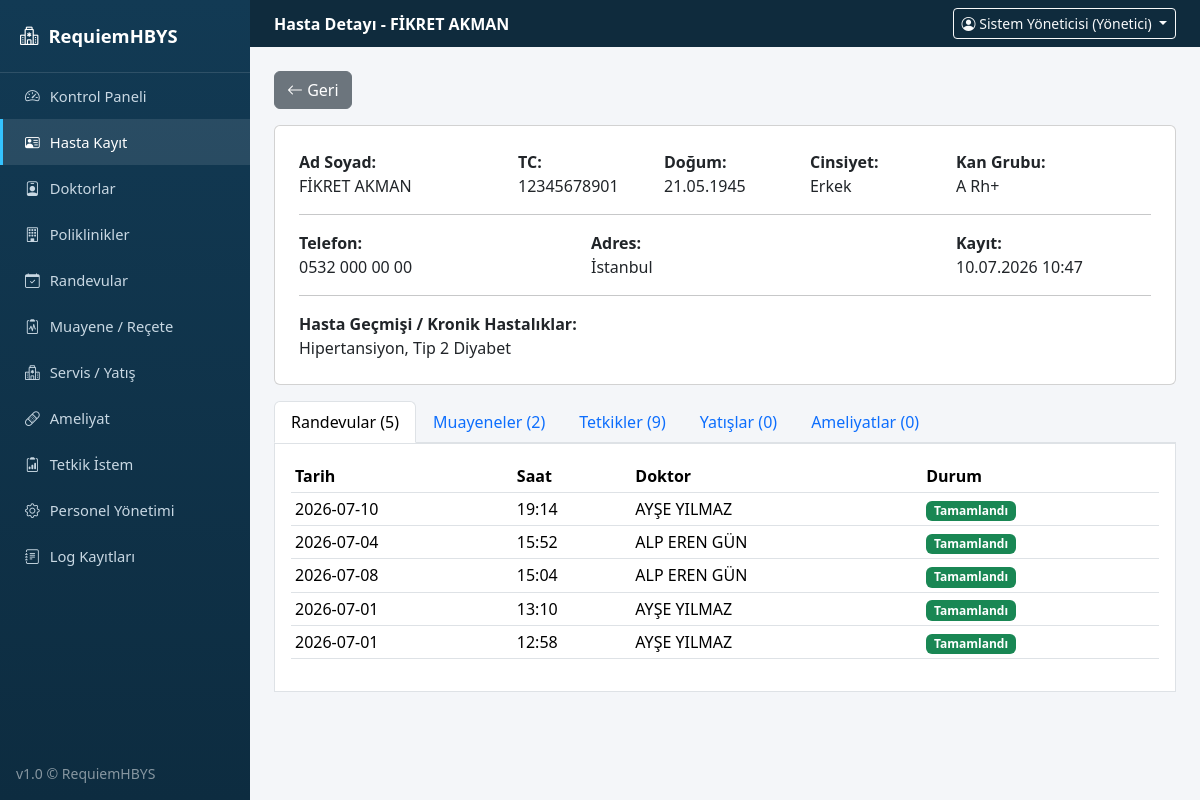
The page /hastalar/1/detay (signed in) on the database its author committed.
### tables this page shows
CREATE TABLE hastalar (
            id INTEGER PRIMARY KEY AUTOINCREMENT,
            ad_soyad TEXT NOT NULL,
            tc TEXT,
            dogum_tarihi TEXT,
            cinsiyet TEXT,
            kan_grubu TEXT,
            telefon TEXT,
            adres TEXT,
            acil_ad TEXT,
            acil_tel TEXT,
            gecmis TEXT,
            kayit_tarihi TEXT
        );

CREATE TABLE randevular (
            id INTEGER PRIMARY KEY AUTOINCREMENT,
            hasta_id INTEGER,
            doktor_id INTEGER,
            tarih TEXT,
            saat TEXT,
            durum TEXT
        );

CREATE TABLE doktorlar (
            id INTEGER PRIMARY KEY AUTOINCREMENT,
            ad_soyad TEXT NOT NULL,
            uzmanlik TEXT,
            poliklinik TEXT,
            uygunluk TEXT
        );

### app.py (the view)
@app.route("/hastalar/<int:hid>/detay")
@login_required
@modul_gerekli("hasta")
def hasta_detay(hid):
    hasta = db.hasta_getir_tek(hid)
    if not hasta:
        flash("Hasta bulunamadı.", "danger")
        return redirect(url_for("hastalar"))
    return render_template("hasta_detay.html", hasta=hasta,
                           randevular=db.hasta_randevulari_getir(hid),
                           muayeneler=db.hasta_muayeneleri_getir(hid),
                           tetkikler=db.hasta_tetkikleri_getir(hid),
                           yatislar=db.hasta_yatislari_getir(hid),
                           ameliyatlar=db.hasta_ameliyatlari_getir(hid))

### app.py (called while the page is built)
def login_required(f):
    @wraps(f)
    def wrapper(*args, **kwargs):
        if "user_id" not in session:
            flash("Lütfen giriş yapın.", "warning")
            return redirect(url_for("login"))
        return f(*args, **kwargs)
    return wrapper

def modul_gerekli(modul):
    def decorator(f):
        @wraps(f)
        def wrapper(*args, **kwargs):
            rol = session.get("rol")
            izinli = ROL_MODUL_YETKILERI.get(rol, set())
            if modul not in izinli:
                db.log_ekle(session.get("ad"), rol, "YETKİ", "ERİŞİM_RED",
                            f"'{modul}' modülüne yetkisiz erişim denemesi ({request.path}).", "Başarısız")
                flash("Bu sayfa için yetkiniz bulunmuyor.", "danger")
                return redirect(url_for("dashboard"))
            return f(*args, **kwargs)
        return wrapper
    return decorator

@app.context_processor
def inject_globals():
    def modul_yetkili(modul):
        return modul in ROL_MODUL_YETKILERI.get(session.get("rol"), set())
    return {"simdi": datetime.now().strftime("%d.%m.%Y %H:%M"), "modul_yetkili": modul_yetkili}

### database.py (called while the page is built)
    def sorgula(self, sql, params=()):
        cur = self.conn.cursor()
        cur.execute(sql, params)
        return [dict(r) for r in cur.fetchall()]

    def sorgula_tek(self, sql, params=()):
        r = self.sorgula(sql, params)
        return r[0] if r else None

    def hasta_getir_tek(self, hid):
        return self.sorgula_tek("SELECT * FROM hastalar WHERE id=?", (hid,))

    def hasta_randevulari_getir(self, hasta_id):
        return self.sorgula("""SELECT r.*, d.ad_soyad as doktor_ad FROM randevular r
                                JOIN doktorlar d ON r.doktor_id=d.id WHERE r.hasta_id=? ORDER BY r.id DESC""", (hasta_id,))

    def hasta_muayeneleri_getir(self, hasta_id):
        return self.sorgula("""SELECT m.* FROM muayeneler m JOIN randevular r ON m.randevu_id=r.id
                                WHERE r.hasta_id=? ORDER BY m.id DESC""", (hasta_id,))

    def hasta_yatislari_getir(self, hasta_id):
        return self.sorgula("SELECT * FROM servis_yatislari WHERE hasta_id=? ORDER BY id DESC", (hasta_id,))

    def hasta_ameliyatlari_getir(self, hasta_id):
        return self.sorgula("""SELECT a.*, d.ad_soyad as cerrah_ad FROM ameliyatlar a
                                JOIN doktorlar d ON a.doktor_id=d.id WHERE a.hasta_id=? ORDER BY a.id DESC""", (hasta_id,))

### templates/hasta_detay.html (shortened to what this page needs)
{% extends "base.html" %}
{% block page_header %}Hasta Detayı - {{ hasta.ad_soyad }}{% endblock %}
{% block content %}
<a href="{{ url_for('hastalar') }}" class="btn btn-secondary mb-3"><i class="bi bi-arrow-left"></i> Geri</a>
<div class="card p-4 mb-3">
  <div class="row">
    <div class="col-md-3"><strong>Ad Soyad:</strong><br>{{ hasta.ad_soyad }}</div>
    <div class="col-md-2"><strong>TC:</strong><br>{{ hasta.tc }}</div>
    <div class="col-md-2"><strong>Doğum:</strong><br>{{ hasta.dogum_tarihi or "-" }}</div>
    <div class="col-md-2"><strong>Cinsiyet:</strong><br>{{ hasta.cinsiyet or "-" }}</div>
    <div class="col-md-3"><strong>Kan Grubu:</strong><br>{{ hasta.kan_grubu or "-" }}</div>
  </div>
  <hr>
  <div class="row">
    <div class="col-md-4"><strong>Telefon:</strong><br>{{ hasta.telefon or "-" }}</div>
    <div class="col-md-5"><strong>Adres:</strong><br>{{ hasta.adres or "-" }}</div>
    <div class="col-md-3"><strong>Kayıt:</strong><br>{{ hasta.kayit_tarihi }}</div>
  </div>
  {% if hasta.gecmis %}
  <hr>
  <strong>Hasta Geçmişi / Kronik Hastalıklar:</strong>
  <p class="mb-0">{{ hasta.gecmis }}</p>
  {% endif %}
</div>
<ul class="nav nav-tabs" id="detayTab">
  <li class="nav-item"><button class="nav-link active" data-bs-toggle="tab" data-bs-target="#tab-randevu">Randevular ({{ randevular|length }})</button></li>
  <li class="nav-item"><button class="nav-link" data-bs-toggle="tab" data-bs-target="#tab-muayene">Muayeneler ({{ muayeneler|length }})</button></li>
  <li class="nav-item"><button class="nav-link" data-bs-toggle="tab" data-bs-target="#tab-tetkik">Tetkikler ({{ tetkikler|length }})</button></li>
  <li class="nav-item"><button class="nav-link" data-bs-toggle="tab" data-bs-target="#tab-yatis">Yatışlar ({{ yatislar|length }})</button></li>
  <li class="nav-item"><button class="nav-link" data-bs-toggle="tab" data-bs-target="#tab-ameliyat">Ameliyatlar ({{ ameliyatlar|length }})</button></li>
</ul>
<div class="tab-content border p-3 bg-white">
  <div class="tab-pane fade show active" id="tab-randevu">
    <table class="table table-sm table-hover">
      <thead><tr><th>Tarih</th><th>Saat</th><th>Doktor</th><th>Durum</th></tr></thead>
      <tbody>
        {% for r in randevular %}
        <tr><td>{{ r.tarih }}</td><td>{{ r.saat }}</td><td>{{ r.doktor_ad }}</td>
          <td><span class="badge bg-{{ 'success' if r.durum=='Tamamlandı' else ('warning' if r.durum=='Bekliyor' else 'secondary') }}">{{ r.durum }}</span></td></tr>
        {% else %}
        <tr><td colspan="4" class="text-center text-muted">Randevu bulunamadı.</td></tr>
        {% endfor %}
      </tbody>
    </table>
  </div>
</div>
{% endblock %}

### static/css/style.css (style rules this page uses)
body { background: #f4f6f9; font-family: "Segoe UI", Arial, sans-serif; }
.table thead { background: #123a54; color: #fff; }

### rows shown on the page
hastalar: ad_soyad "FİKRET AKMAN", tc "12345678901", dogum_tarihi "21.05.1945", cinsiyet "Erkek", kan_grubu "A Rh+", telefon "0532 000 00 00", adres "İstanbul", kayit_tarihi "10.07.2026 10:47", gecmis "Hipertansiyon, Tip 2 Diyabet"
randevular: tarih "2026-07-10", saat "19:14", doktor_ad "AYŞE YILMAZ", durum "Tamamlandı"
randevular: tarih "2026-07-04", saat "15:52", doktor_ad "ALP EREN GÜN", durum "Tamamlandı"
randevular: tarih "2026-07-08", saat "15:04", doktor_ad "ALP EREN GÜN", durum "Tamamlandı"
randevular: tarih "2026-07-01", saat "13:10", doktor_ad "AYŞE YILMAZ", durum "Tamamlandı"
randevular: tarih "2026-07-01", saat "12:58", doktor_ad "AYŞE YILMAZ", durum "Tamamlandı"

### other values the page prints
{{ session.get('ad') }} "Sistem Yöneticisi"
{{ session.get('rol') }} "Yönetici"
{{ randevular|length }} "5"
{{ muayeneler|length }} "2"
{{ tetkikler|length }} "9"
{{ yatislar|length }} "0"
{{ ameliyatlar|length }} "0"
